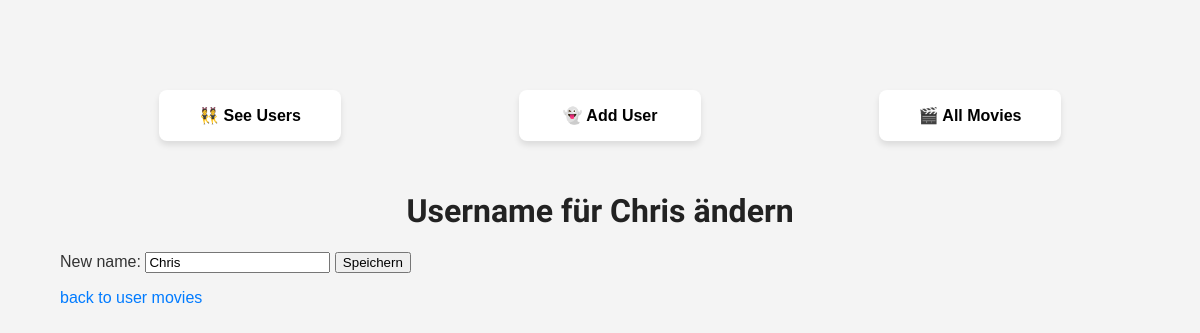
Before: /users/1/edit with the older database file.
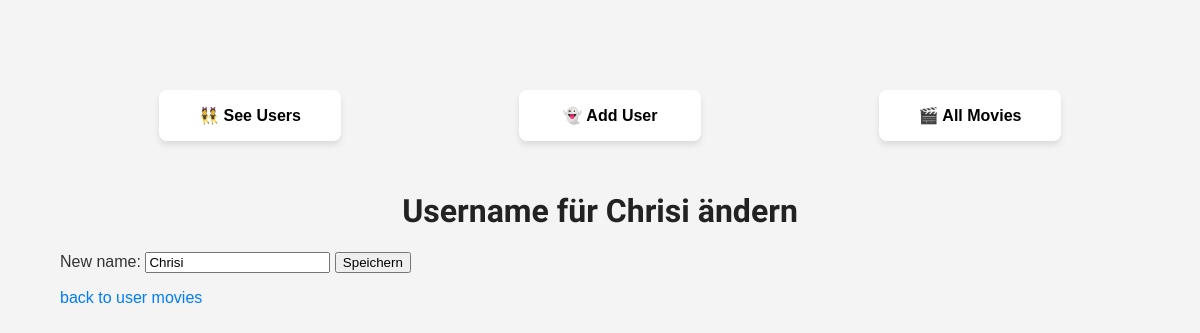
After: the same page with the newer database file.
### models.py (models this page shows, shortened)
class User(db.Model):
    __tablename__ = 'users'
    user_id = db.Column(db.Integer, primary_key=True)
    user_name = db.Column(db.String)
    movies = db.relationship('Movie', backref='user', cascade='all, delete', lazy=True)

### app.py (the view, shortened to what this page needs)
@app.route('/users/<int:user_id>/edit', methods=["GET", "POST"])
def update_user(user_id):
    user = data_manager.get_user(user_id)
    return render_template("update_user.html", user=user)

### datamanager.py (called while the page is built)
    def get_user(self, user_id):
        return User.query.get(user_id)

### templates/update_user.html (shortened to what this page needs)
{% extends "base.html" %}
{% block content %}
  <h1>Username für {{ user.user_name }} ändern</h1>
  <form
    method="POST"
    action="{{ url_for('update_user', user_id=user.user_id) }}"
  >
    <label for="name">New name:</label>
    <input
      type="text"
      id="name"
      name="name"
      value="{{ user.user_name }}"
      required
    >
    <button type="submit">Speichern</button>
  </form>
  <p>
    <a href="{{ url_for('list_user_movies', user_id=user.user_id) }}">
      back to user movies
    </a>
  </p>
{% endblock %}

Changed rows visible on the page:
changed User: user_name "Chris" → "Chrisi"; name "Chris" → "Chrisi"
